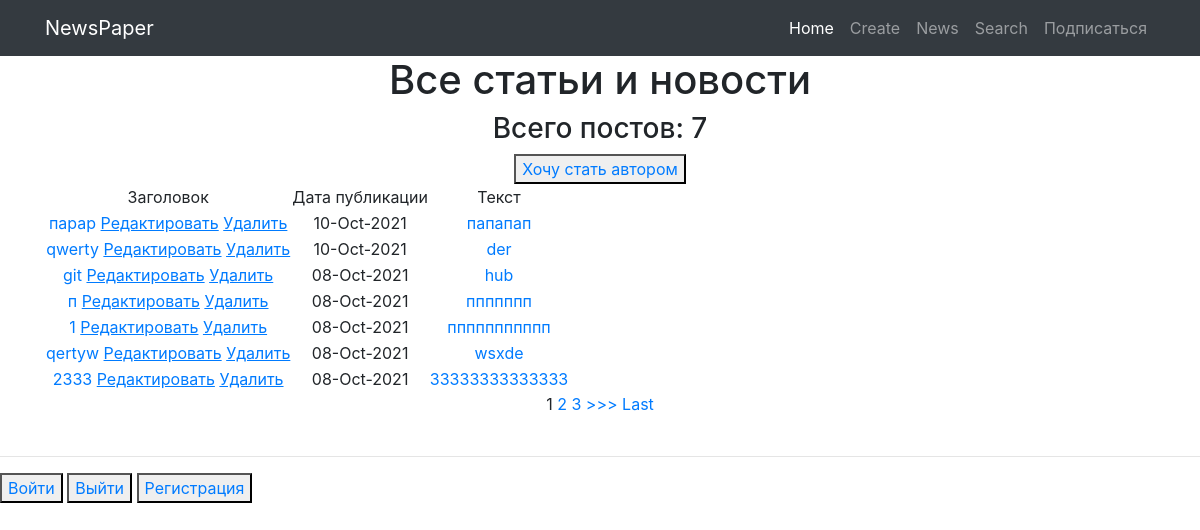
Page /news/ on the committed database.
### myapp/models.py (models this page shows, shortened)
class Post(models.Model):
    author = models.ForeignKey(Author, on_delete= models.CASCADE)
    NEWS = 'NW'
    ARTICLE = 'AR'
    CATEGORY_CHOICE = (
        (NEWS, 'Новость'),
        (ARTICLE, 'Статья'),
    )
    categoryType = models.CharField(max_length=2,choices= CATEGORY_CHOICE, default= ARTICLE)
    dateCreation = models.DateTimeField(auto_now_add= True)
    postCategory = models.ManyToManyField(Category, through='PostCategory')
    title = models.CharField(max_length=128)
    text = models.TextField()
    rating = models.SmallIntegerField(default=0)

### myapp/views.py (the view, shortened to what this page needs)
# urls.py: path('', PostList.as_view()),
class PostList(ListView):
    model = Post
    template_name = 'posts.html'
    context_object_name = 'posts'
    queryset = Post.objects.order_by('-id')  # сортируем, еще можно через ordering = ['-id']
    paginate_by = 7  # поставим постраничный вывод в n-элемент
    form_class = PostForm
    def get_context_data(self, **kwargs):
        context = super().get_context_data(
            **kwargs)  # забираем отфильтрованные объекты переопределяя метод get_context_data у наследуемого класса
        context['filter'] = PostFilter(self.request.GET, queryset=self.get_queryset())
        context['form'] = PostForm()
        context['is_not_authors'] = not self.request.user.groups.filter(name='authors').exists()
        return context

### myapp/templatetags/custom_filters.py (called while the page is built)
@register.filter(name='censor')
def censor(value):
    cens_words = [
        'сторис',
        'подушка',
        'вещей',
        'Джо',
    ]
    for word in cens_words:
        if word in value:
            value = value.replace(word, '_#&#!!*&$_')
    return value

### templates/posts.html (shortened to what this page needs)
{% extends 'flatpages/default.html' %}
{% load custom_filters %}
{% block content %}
    <h1>Все статьи и новости</h1>
    <h3> Всего постов: {{ posts|length }}</h3>
    {% if is_not_authors %}
    <button><a href="{% url 'upgrade' %}">Хочу стать автором</a></button>
    {% endif %}
    {% if posts %}
    <table>
        <tr>
            <td>Заголовок</td>
            <td>Дата публикации</td>
            <td>Текст</td>
        </tr>
        {% for post in posts %}
            <tr>
                <td>
                    <a href="{% url 'post_detail' post.id %}">{{ post.title|censor }}</a>
                    <a href="{% url 'post_update' post.id %}"><u>Редактировать</u></a>
                    <a href="{% url 'post_delete' post.id %}"><u>Удалить</u></a>
                </td>
                <td>{{ post.dateCreation|date:'d-M-Y'}}</td>
                <td><a href="/news/{{post.id}}">{{ post.text|truncatechars:50|censor }}</a></td>
            </tr>
        {% endfor %}
    </table>
    {% else %}
        <h3>Постов пока нет</h3>
    {% endif %}
    {% if is_paginated %}
        {% for num in page_obj.paginator.page_range %}
            {% if page_obj.number == num %}
                <a>{{ num }}</a>
            {% elif num > page_obj.number|add:'-3' and num < page_obj.number|add:'3' %}
                <a href="?page={{ num }}">{{ num }}</a>
            {% endif %}
        {% endfor %}
        {% if page_obj.has_next %}
            <a href="?page={{ page_obj.next_page_number }}">>>></a>
            <a href="?page={{ page_obj.paginator.num_pages }}">Last</a>
        {% endif %}
    {% endif %}
{% endblock content %}

### templates/flatpages/default.html (shortened to what this page needs)
{% load static %}
<!DOCTYPE html>
<html lang="en">
<head>
  <link href="{% static 'vendor/bootstrap/css/bootstrap.min.css' %}" rel="stylesheet">
</head>
<body>
  <nav class="navbar navbar-expand-lg navbar-dark bg-dark static-top">
    <div class="container">
      <a class="navbar-brand" href="/">NewsPaper</a>
      <div class="collapse navbar-collapse" id="navbarResponsive">
        <ul class="navbar-nav ml-auto">
          <li class="nav-item active">
            <a class="nav-link" href="/">Home
            </a>
          </li>
          <li class="nav-item">
            <a class="nav-link" href="/news/create/">Create</a>
          </li>
          <li class="nav-item">
            <a class="nav-link" href="/news/">News</a>
          </li>
          <li class="nav-item">
            <a class="nav-link" href="/news/search/">Search</a>
          </li>
          <li class="nav-item">
            <a class="nav-link" href="/news/category/">Подписаться</a>
          </li>
        </ul>
      </div>
    </div>
  </nav>
  <div class="container">
    <div class="row">
      <div class="col-lg-12 text-center">
       {% block content %}{% endblock content %}
      </div>
    </div>
  </div>
  <br>
  <hr>
  <button><a href="{% url 'account_login' %}">Войти</a></button>
  <button><a href="{% url 'account_logout' %}">Выйти</a></button>
  <button><a href='{% url "account_signup" %}'>Регистрация</a></button>
</body>
</html>

### rows in the picture
Post: title|censor "парар", dateCreation "10-Oct-2021", text|censor "папапап"
Post: title|censor "qwerty", dateCreation "10-Oct-2021", text|censor "der"
Post: title|censor "git", dateCreation "08-Oct-2021", text|censor "hub"
Post: title|censor "п", dateCreation "08-Oct-2021", text|censor "ппппппп"
Post: title|censor "1", dateCreation "08-Oct-2021", text|censor "ппппппппппп"
Post: title|censor "qertyw", dateCreation "08-Oct-2021", text|censor "wsxde"
Post: title|censor "2333", dateCreation "08-Oct-2021", text|censor "33333333333333"

### other values in the picture
{{ posts|length }} "7"
{{ num }} "1"
{{ num }} "2" "3"
